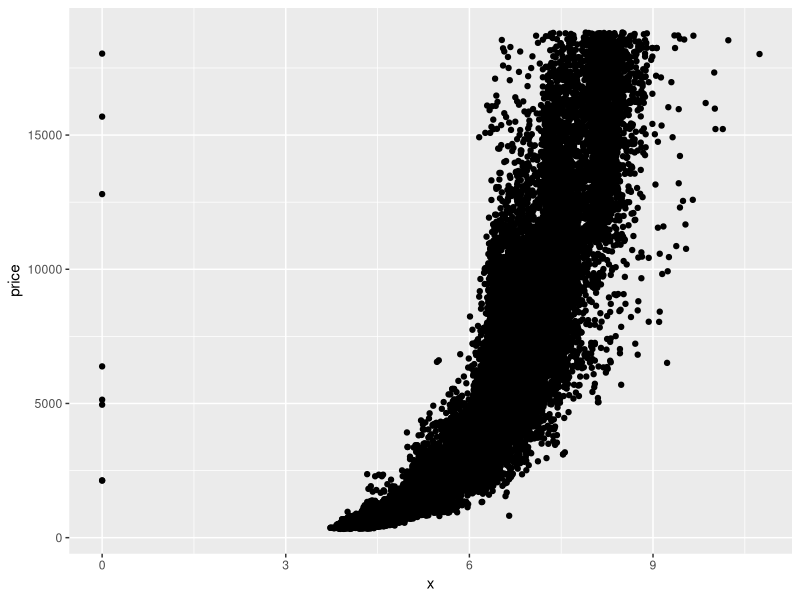
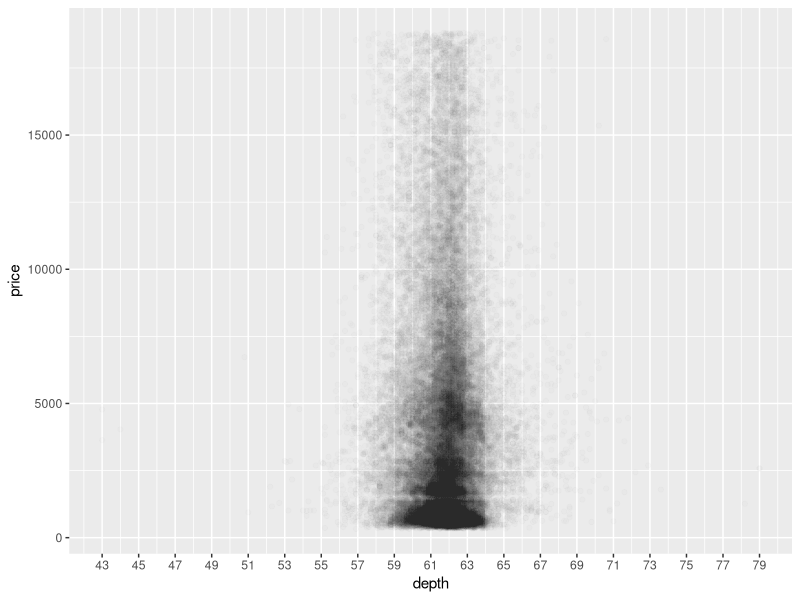
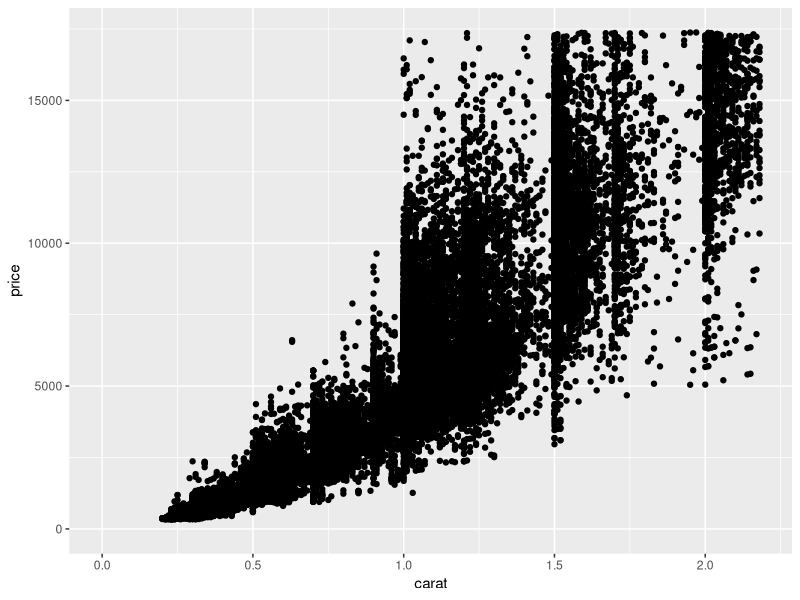
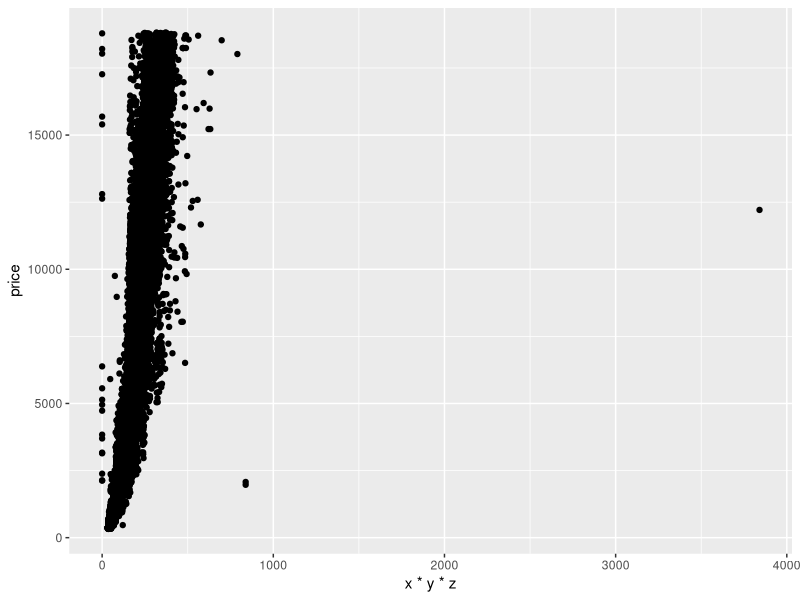
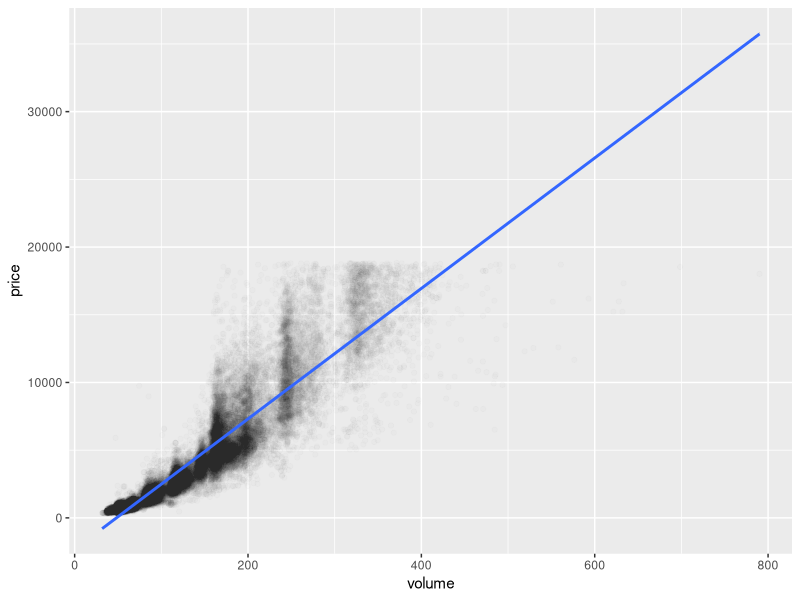
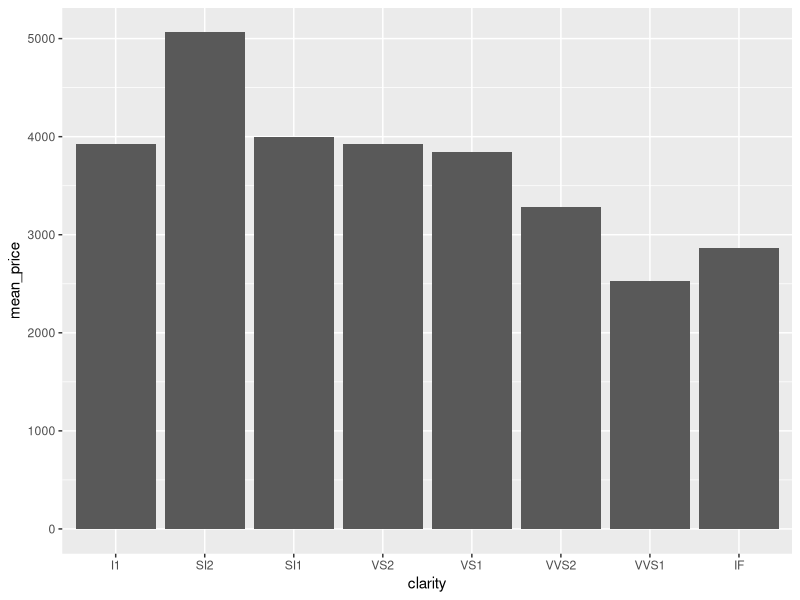
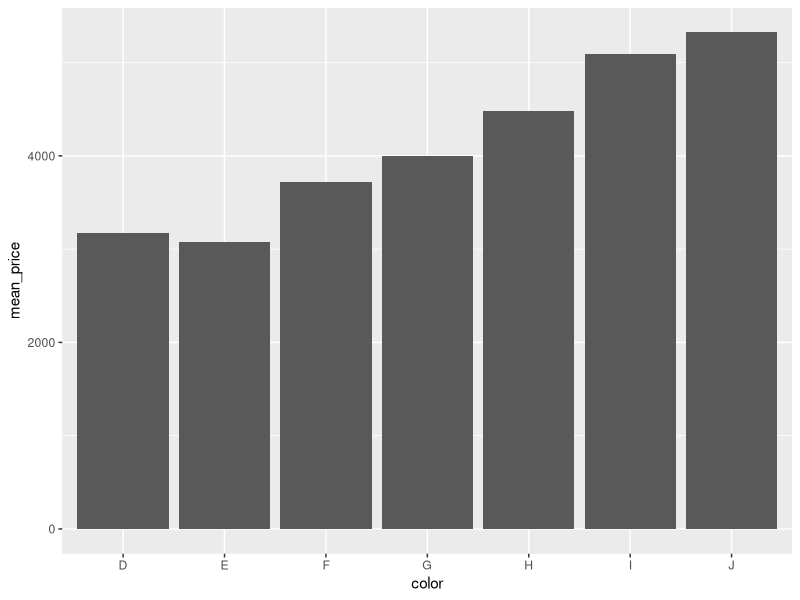
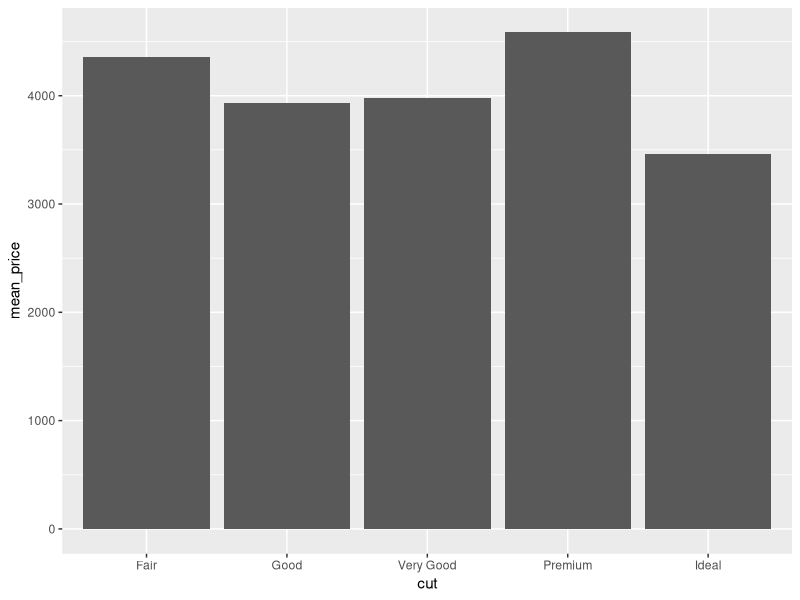

The R script that drew these images, in order:
library(ggplot2)
library(dplyr)
data(diamonds)

dim(diamonds)

ggplot(aes(x = x, y = price), data = diamonds) +
  geom_point()

cor.test(x = diamonds$x, y = diamonds$price)
cor.test(x = diamonds$y, y = diamonds$price)
cor.test(x = diamonds$z, y = diamonds$price)

head(diamonds)

ggplot(aes(x = depth, y = price), data = diamonds) + 
  geom_point(alpha = 1/100) +
  scale_x_continuous(breaks = seq(43, 79, 2))

cor.test(x = diamonds$depth, y = diamonds$price)

ggplot(aes(x = carat, y = price), data = diamonds) +
  geom_point() + 
  scale_x_continuous( limits = c(0, quantile(diamonds$carat, .99))) +
  scale_y_continuous( limits = c(0, quantile(diamonds$price, .99)))

ggplot(aes(x = x * y * z, y = price), data = diamonds) +
  geom_point() +
  scale_x_continuous(limits = c(0, quantile(diamonds$volume, .99)))

?mutate
diamonds <- mutate(diamonds, volume = x * y * z)

reasonable_diamonds <- subset(diamonds, volume > 0 & volume < 800)
cor.test( x = reasonable_diamonds$price, y = reasonable_diamonds$volume)

ggplot(aes(x = volume, y = price), data = reasonable_diamonds) +
  geom_point(alpha = 1/100) +
  geom_smooth(method = "lm")

diamondsByClarity <- diamonds %>%
  group_by(clarity) %>%
  summarise(mean_price = mean(price),
            median_price = median(price),
            min_price = min(price),
            max_price = max(price),
            n = n()) 

diamonds_by_clarity <- group_by(diamonds, clarity)
diamonds_mp_by_clarity <- summarise(diamonds_by_clarity, mean_price = mean(price))

diamonds_by_color <- group_by(diamonds, color)
diamonds_mp_by_color <- summarise(diamonds_by_color, mean_price = mean(price))

diamonds_by_cut <- group_by(diamonds, cut)
diamonds_mp_by_cut <- summarise(diamonds_by_cut, mean_price = mean(price))

ggplot(aes(x = clarity, y = mean_price), data = diamonds_mp_by_clarity) +
  geom_bar(stat = "identity")

ggplot(aes(x = color, y = mean_price), data = diamonds_mp_by_color) +
  geom_bar(stat = "identity")


ggplot(aes(x = cut, y = mean_price), data = diamonds_mp_by_cut) +
  geom_bar(stat = "identity")
